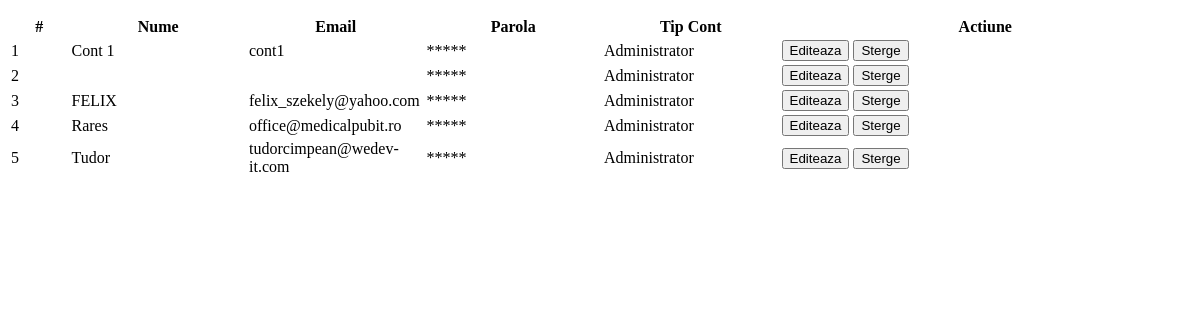
Page /app/admin/afisareconturi.php on the committed database.
### tables this page shows
CREATE TABLE `conturi` (
  `ID` int(255) NOT NULL,
  `nume` varchar(255) NOT NULL,
  `email` varchar(255) NOT NULL,
  `pass` varchar(255) NOT NULL,
  `tip` int(255) NOT NULL
);

### app/admin/afisareconturi.php (the view, shortened to what this page needs)
<table class="table table-striped" style="margin-top: 15px;">
  <thead>
    <tr>
      <th scope="col" style="width: 5%;">#</th>
      <th scope="col" style="width: 15%;">Nume</th>
      <th scope="col" style="width: 15%;">Email</th>
      <th scope="col" style="width: 15%;">Parola</th>
      <th scope="col" style="width: 15%;">Tip Cont</th>
      <th scope="col">Actiune</th>
    </tr>
  </thead>
  <tbody>
      <?php
      include 'db.php';
      try {
        $dbh = new PDO("mysql:host=$hostdb; dbname=$namedb", $userdb, $passdb);
        $crt = 1;
        $mijloc = $dbh -> query("SELECT * FROM conturi");
        foreach($mijloc as $row)
        {
            ?>
            <tr>
                <td><?php echo $crt; ?></td>
                <td><?php echo $row['nume']; ?></td>
                <td><?php echo $row['email']; ?></td>
                <td>*****</td>
                <td>
                    <?php
                    if($row['tip'] == 0)
                    {
                        echo "Administrator";
                    }
                    elseif($row['tip'] == 1)
                    {
                        echo "Agent";
                    }
                    ?>
                </td>
                <td data-id="<?php echo $row['ID']; ?>"><button type="button" class="btn btn-primary edit"><i class="fas fa-pencil-alt"></i> Editeaza</button> <?php if($row['ID'] != $_COOKIE['id_admin']) {?><button type="button" class="btn btn-danger delete"><i class="fas fa-trash"></i> Sterge</button><?php } ?></td>
            </tr>
            <?php
            $crt++;
        }
            ?>
            <?php
    }
    catch(PDOException $e) {
        echo $e->getMessage();
    }
      ?>
  </tbody>
</table>

### rows in the picture
conturi: nume "Cont 1", email "cont1", tip "Administrator", shows "Sterge"
conturi: tip "Administrator", shows "Sterge"
conturi: nume "FELIX", email "felix_szekely@yahoo.com", tip "Administrator", shows "Sterge"
conturi: nume "Rares", email "office@medicalpubit.ro", tip "Administrator", shows "Sterge"
conturi: nume "Tudor", email "tudorcimpean@wedev-it.com", tip "Administrator", shows "Sterge"
